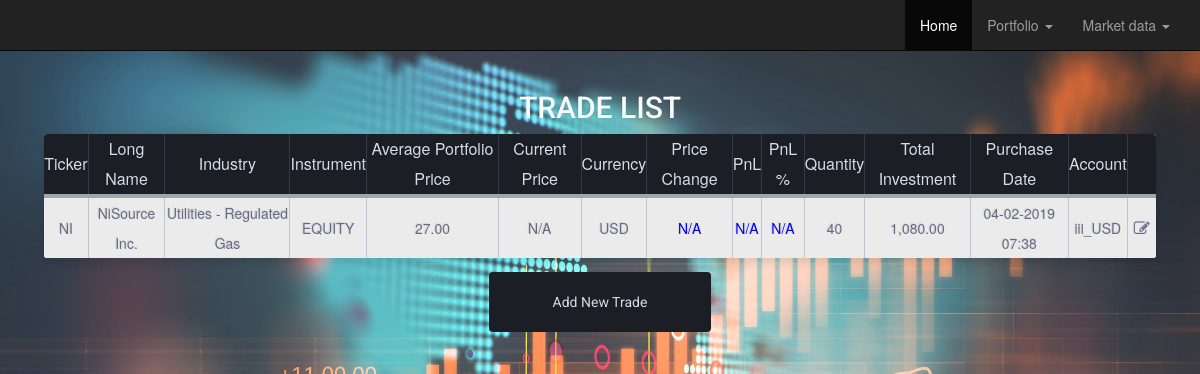
The page /portfolio/ on the database its author committed.
### portfolio/models.py (models this page shows, shortened)
class Trade(models.Model):
    ACTIONS = (('', 'Action'),
               ("buy", "BUY"),
               ("sell", "SELL"),)
    CCYS = (('', 'Currency'),
            ("EUR", "EUR"),
            ("GBP", "GBP"),
            ("USD", "USD"),)
    ticker = models.CharField('Ticker', max_length=7, primary_key=True, blank=True)
    price = models.DecimalField('Price', max_digits=20, decimal_places=2, blank=True)
    currency = models.CharField('Currency', max_length=3,  choices=CCYS, help_text='3 letter currency code', blank=True)
    quantity = models.IntegerField('Quantity', blank=True)
    timestamp = models.DateTimeField('TimeStamp', help_text='Enter purchase date and time"', blank=True)
    action = models.CharField('Action', max_length=4, choices=ACTIONS, help_text='"BUY" or "SELL"', blank=True)
    account = models.CharField('Broker Account', max_length=20, blank=True)
    sector = models.CharField('Sector', max_length=50, blank=True)
    industry = models.CharField('Industry', max_length=50, blank=True)
    long_name = models.CharField('Long Name', max_length=50, blank=True)
    instrument = models.CharField('Instrument', max_length=50, blank=True)
    current_price = 'N/A'
    price_change = 'N/A'
    pnlPercent = 'N/A'
    pnl = 'N/A'
    @property
    def total_investment(self):
        return float(self.price) * float(self.quantity)

### portfolio/views.py (the view)
# urls.py: path('portfolio/', views.TradeListView.as_view(), name='portfolio'),
class TradeListView(generic.ListView):
    model = Trade
    def get_queryset(self):
        queryset = super(TradeListView, self).get_queryset()
        for obj in queryset:
            try:
                data = requests.get('https://finance.yahoo.com/quote/%s/' % obj.ticker).text
                current_price = float(data.split('"regularMarketPrice":{"raw":')[1].split(',"fmt":')[0])
                obj.current_price = '{:,.2f}'.format(current_price)
                obj.price_change = data.split('"regularMarketChangePercent":{"raw":')[1].split(',"fmt":"')[1].split('"},')[0]
                obj.long_name = data.split(',"longName":"')[1].split('"')[0]
                obj.instrument = data.split(',"quoteType":"')[1].split('"')[0]
                obj.pnlPercent = '{:,.2f}%'.format(((float(current_price) - float(obj.price)) /
                                                     float(obj.price))*100)
                obj.pnl = '{:,.2f}'.format(((float(current_price) - float(obj.price)) /
                                               float(obj.price))*float(obj.total_investment))
            except requests.exceptions.ConnectionError:
                pass
            except Exception as e:
                raise e
            obj.total_investment_format = '{:,.2f}'.format(float(obj.total_investment))
            obj.price = '{:,.2f}'.format(float(obj.price))
            obj.timestamp = str(obj.timestamp.strftime('%d-%m-%Y   %H:%M'))
        return queryset

### portfolio/templates/portfolio/trade_list.html (shortened to what this page needs)
{% extends "base_generic.html" %}
{% block content %}
    <head>
        {% load static %}
        <link rel="stylesheet" href="{% static 'css/tradeTable.css' %}">
        <link rel="stylesheet" href="https://cdnjs.cloudflare.com/ajax/libs/font-awesome/4.7.0/css/font-awesome.min.css">
    </head>
    <div class = mainBlock>
    {% if trade_list %}
        <header class="mainBlock__header">
            <h1 class="mainBlock__title">Trade List</h1>
        </header>
        <table class="table-fill" align="center">
            <thead>
                <tr>
                  <th>Ticker</th>
                  <th>Long Name</th>
                  <th>Industry</th>
                  <th>Instrument</th>
                  <th>Average Portfolio Price</th>
                  <th>Current Price</th>
                  <th>Currency</th>
                  <th>Price Change</th>
                  <th>PnL</th>
                  <th>PnL %</th>
                  <th>Quantity</th>
                  <th>Total Investment</th>
                  <th>Purchase Date</th>
                  <th>Account</th>
                  <th></th>
                </tr>
            </thead>
            <tbody class="table-hover">
                {% for trade in trade_list %}
                    <tr>
                        <td>{{trade.ticker}}</td>
                        <td>{{trade.long_name}}</td>
                        <td>{{trade.industry}}</td>
                        <td>{{trade.instrument}}</td>
                        <td>{{trade.price}}</td>
                        <td>{{trade.current_price}}</td>
                        <td>{{trade.currency}}</td>
                        {% if trade.price_change|first == "-" %}
                             <td class="NegativeValue">{{trade.price_change}}</td>
                        {% else %}
                            <td class="PositiveValue">{{trade.price_change}}</td>
                        {% endif %}
                        {% if trade.pnl|first == "-" %}
                             <td class="NegativeValue">{{trade.pnl}}</td>
                        {% else %}
                            <td class="PositiveValue">{{trade.pnl}}</td>
                        {% endif %}
                        {% if trade.pnlPercent|first == "-" %}
                             <td class="NegativeValue">{{trade.pnlPercent}}</td>
                        {% else %}
                            <td class="PositiveValue">{{trade.pnlPercent}}</td>
                        {% endif %}
                        <td>{{trade.quantity}}</td>
                        <td>{{trade.total_investment_format}}</td>
                        <td>{{trade.timestamp}}</td>
                        <td>{{trade.account}}</td>
                        <td>
                            <form action="{% url 'portfolioEdit' %}" method='GET'>
                                <button type="submit" style="font-size:16px;background:#EBEBEB;border:0" name={{trade.ticker}} value=""><i class="fa fa-edit" style="font-size:16px"></i></button>
                            </form>
                        </td>
                    </tr>
                {% endfor %}
            </tbody>
        </table>
    {% else %}
        <div class="table-title">
            <h3>There are no live trades.</h3>
        </div>
    {% endif %}
    <form>
        <button class=btn formaction="{% url 'tradeInput' %}">Add New Trade</button>
    </form>
    </div>
{% endblock %}

### portfolio/static/css/styles.css (style rules this page uses)
body { font-family: "Lato"; }

### portfolio/static/css/tradeTable.css (style rules this page uses)
.mainBlock { width: 95%; margin: auto; }
.mainBlock__header { text-align: center; }
.mainBlock__title { color: #fafafa; font-size: 30px; font-weight: 500; font-style:normal; font-family: "Roboto", helvetica, arial, sans-serif; text-shadow: -1px -1px 1px rgba(0, 0, 0, 0.1); text-transform:uppercase; }
.table-fill { background: white; border-radius:3px; border-collapse: collapse; margin: auto; box-shadow: 0 5px 10px rgba(0, 0, 0, 0.1); animation: float 5s infinite; width: 100%; }
th { color:#D5DDE5;; background:#1b1e24; border-bottom:4px solid #9ea7af; border-right: 1px solid #343a45; font-size:16px; font-weight: 400; text-align:centre; text-shadow: 0 1px 1px rgba(0, 0, 0, 0.1); vertical-align:middle; }
th:first-child { border-top-left-radius:3px; }
th:last-child { border-top-right-radius:3px; border-right:none; }
tr { border-top: 1px solid #C1C3D1; border-bottom-: 1px solid #C1C3D1; color:#666B85; font-size:16px; font-weight:normal; text-shadow: 0 1px 1px rgba(256, 256, 256, 0.1); line-height: 30px; }
tr:first-child { border-top:none; }
tr:last-child { border-bottom:none; }
tr:nth-child(odd) td { background:#EBEBEB; }
tr:last-child td:first-child { border-bottom-left-radius:3px; }
tr:last-child td:last-child { border-bottom-right-radius:3px; }
td { background:#FFFFFF; text-align:centre; vertical-align:middle; font-weight:300; font-size:14px; text-shadow: -1px -1px 1px rgba(0, 0, 0, 0.1); border-right: 1px solid #C1C3D1; }
td:last-child { border-right: 0px; }
.btn { display: block; padding: 20px; font-family: "Roboto"; -webkit-appearance: none; outline: 0; border: 0; color: #D5DDE5; background: #1b1e24; transition: 0.3s; width: 20%; margin: 1em auto; }
.PositiveValue { color: blue; }

### portfolio/templates/portfolio/trade_list.html (style rules this page uses)
body { background-image: url('/static/images/portfolioBackground1.jpg'); background-repeat: no-repeat; background-size: cover; height: 100%; }
table, th, td { text-align: center; }

### rows shown on the page
Trade: ticker "NI", long_name "NiSource Inc.", industry "Utilities - Regulated Gas", instrument "EQUITY", price "27.00", current_price "N/A", currency "USD", price_change "N/A", pnl "N/A", pnlPercent "N/A", quantity "40", total_investment_format "1,080.00", timestamp "04-02-2019 07:38", account "iii_USD"
